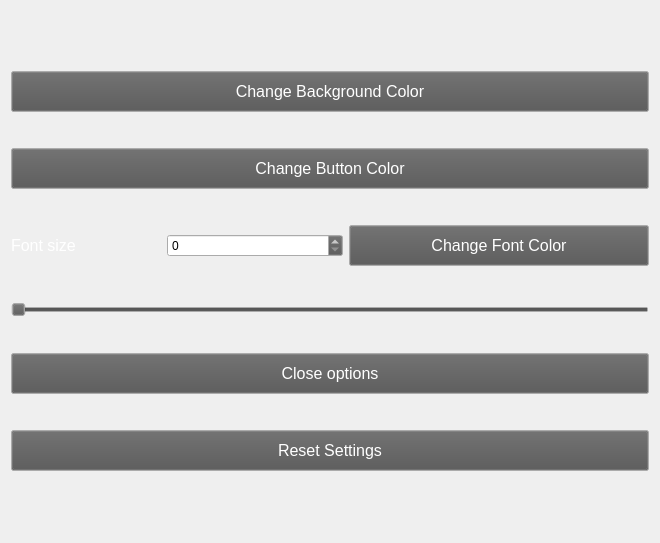
<?xml version="1.0" encoding="UTF-8"?>
<ui version="4.0">
 <class>OptionsWidget</class>
 <widget class="QWidget" name="OptionsWidget">
  <property name="geometry">
   <rect>
    <x>0</x>
    <y>0</y>
    <width>660</width>
    <height>543</height>
   </rect>
  </property>
  <property name="palette">
   <palette>
    <active>
     <colorrole role="WindowText">
      <brush brushstyle="SolidPattern">
       <color alpha="255">
        <red>0</red>
        <green>0</green>
        <blue>0</blue>
       </color>
      </brush>
     </colorrole>
     <colorrole role="Button">
      <brush brushstyle="SolidPattern">
       <color alpha="255">
        <red>84</red>
        <green>84</green>
        <blue>84</blue>
       </color>
      </brush>
     </colorrole>
     <colorrole role="Light">
      <brush brushstyle="SolidPattern">
       <color alpha="255">
        <red>185</red>
        <green>185</green>
        <blue>185</blue>
       </color>
      </brush>
     </colorrole>
     <colorrole role="Dark">
      <brush brushstyle="SolidPattern">
       <color alpha="255">
        <red>84</red>
        <green>84</green>
        <blue>84</blue>
       </color>
      </brush>
     </colorrole>
     <colorrole role="Text">
      <brush brushstyle="SolidPattern">
       <color alpha="255">
        <red>0</red>
        <green>0</green>
        <blue>0</blue>
       </color>
      </brush>
     </colorrole>
     <colorrole role="ButtonText">
      <brush brushstyle="SolidPattern">
       <color alpha="255">
        <red>255</red>
        <green>255</green>
        <blue>255</blue>
       </color>
      </brush>
     </colorrole>
    </active>
    <inactive>
     <colorrole role="WindowText">
      <brush brushstyle="SolidPattern">
       <color alpha="255">
        <red>0</red>
        <green>0</green>
        <blue>0</blue>
       </color>
      </brush>
     </colorrole>
     <colorrole role="Button">
      <brush brushstyle="SolidPattern">
       <color alpha="255">
        <red>84</red>
        <green>84</green>
        <blue>84</blue>
       </color>
      </brush>
     </colorrole>
     <colorrole role="Light">
      <brush brushstyle="SolidPattern">
       <color alpha="255">
        <red>185</red>
        <green>185</green>
        <blue>185</blue>
       </color>
      </brush>
     </colorrole>
     <colorrole role="Dark">
      <brush brushstyle="SolidPattern">
       <color alpha="255">
        <red>84</red>
        <green>84</green>
        <blue>84</blue>
       </color>
      </brush>
     </colorrole>
     <colorrole role="Text">
      <brush brushstyle="SolidPattern">
       <color alpha="255">
        <red>0</red>
        <green>0</green>
        <blue>0</blue>
       </color>
      </brush>
     </colorrole>
     <colorrole role="ButtonText">
      <brush brushstyle="SolidPattern">
       <color alpha="255">
        <red>255</red>
        <green>255</green>
        <blue>255</blue>
       </color>
      </brush>
     </colorrole>
    </inactive>
    <disabled>
     <colorrole role="WindowText">
      <brush brushstyle="SolidPattern">
       <color alpha="255">
        <red>84</red>
        <green>84</green>
        <blue>84</blue>
       </color>
      </brush>
     </colorrole>
     <colorrole role="Button">
      <brush brushstyle="SolidPattern">
       <color alpha="255">
        <red>84</red>
        <green>84</green>
        <blue>84</blue>
       </color>
      </brush>
     </colorrole>
     <colorrole role="Light">
      <brush brushstyle="SolidPattern">
       <color alpha="255">
        <red>185</red>
        <green>185</green>
        <blue>185</blue>
       </color>
      </brush>
     </colorrole>
     <colorrole role="Dark">
      <brush brushstyle="SolidPattern">
       <color alpha="255">
        <red>84</red>
        <green>84</green>
        <blue>84</blue>
       </color>
      </brush>
     </colorrole>
     <colorrole role="Text">
      <brush brushstyle="SolidPattern">
       <color alpha="255">
        <red>84</red>
        <green>84</green>
        <blue>84</blue>
       </color>
      </brush>
     </colorrole>
     <colorrole role="ButtonText">
      <brush brushstyle="SolidPattern">
       <color alpha="255">
        <red>84</red>
        <green>84</green>
        <blue>84</blue>
       </color>
      </brush>
     </colorrole>
    </disabled>
   </palette>
  </property>
  <property name="windowTitle">
   <string>Options</string>
  </property>
  <layout class="QVBoxLayout" name="verticalLayout">
   <item>
    <layout class="QVBoxLayout" name="verticalLayout_3">
     <item>
      <spacer name="verticalSpacer_6">
       <property name="orientation">
        <enum>Qt::Orientation::Vertical</enum>
       </property>
       <property name="sizeType">
        <enum>QSizePolicy::Policy::Fixed</enum>
       </property>
       <property name="sizeHint" stdset="0">
        <size>
         <width>20</width>
         <height>30</height>
        </size>
       </property>
      </spacer>
     </item>
     <item>
      <widget class="QPushButton" name="backgroundColorButton">
       <property name="minimumSize">
        <size>
         <width>0</width>
         <height>41</height>
        </size>
       </property>
       <property name="palette">
        <palette>
         <active>
          <colorrole role="WindowText">
           <brush brushstyle="SolidPattern">
            <color alpha="255">
             <red>0</red>
             <green>0</green>
             <blue>0</blue>
            </color>
           </brush>
          </colorrole>
          <colorrole role="Button">
           <brush brushstyle="SolidPattern">
            <color alpha="255">
             <red>84</red>
             <green>84</green>
             <blue>84</blue>
            </color>
           </brush>
          </colorrole>
          <colorrole role="Light">
           <brush brushstyle="SolidPattern">
            <color alpha="255">
             <red>185</red>
             <green>185</green>
             <blue>185</blue>
            </color>
           </brush>
          </colorrole>
          <colorrole role="Dark">
           <brush brushstyle="SolidPattern">
            <color alpha="255">
             <red>84</red>
             <green>84</green>
             <blue>84</blue>
            </color>
           </brush>
          </colorrole>
          <colorrole role="Text">
           <brush brushstyle="SolidPattern">
            <color alpha="255">
             <red>0</red>
             <green>0</green>
             <blue>0</blue>
            </color>
           </brush>
          </colorrole>
          <colorrole role="ButtonText">
           <brush brushstyle="SolidPattern">
            <color alpha="255">
             <red>255</red>
             <green>255</green>
             <blue>255</blue>
            </color>
           </brush>
          </colorrole>
         </active>
         <inactive>
          <colorrole role="WindowText">
           <brush brushstyle="SolidPattern">
            <color alpha="255">
             <red>0</red>
             <green>0</green>
             <blue>0</blue>
            </color>
           </brush>
          </colorrole>
          <colorrole role="Button">
           <brush brushstyle="SolidPattern">
            <color alpha="255">
             <red>84</red>
             <green>84</green>
             <blue>84</blue>
            </color>
           </brush>
          </colorrole>
          <colorrole role="Light">
           <brush brushstyle="SolidPattern">
            <color alpha="255">
             <red>185</red>
             <green>185</green>
             <blue>185</blue>
            </color>
           </brush>
          </colorrole>
          <colorrole role="Dark">
           <brush brushstyle="SolidPattern">
            <color alpha="255">
             <red>84</red>
             <green>84</green>
             <blue>84</blue>
            </color>
           </brush>
          </colorrole>
          <colorrole role="Text">
           <brush brushstyle="SolidPattern">
            <color alpha="255">
             <red>0</red>
             <green>0</green>
             <blue>0</blue>
            </color>
           </brush>
          </colorrole>
          <colorrole role="ButtonText">
           <brush brushstyle="SolidPattern">
            <color alpha="255">
             <red>255</red>
             <green>255</green>
             <blue>255</blue>
            </color>
           </brush>
          </colorrole>
         </inactive>
         <disabled>
          <colorrole role="WindowText">
           <brush brushstyle="SolidPattern">
            <color alpha="255">
             <red>84</red>
             <green>84</green>
             <blue>84</blue>
            </color>
           </brush>
          </colorrole>
          <colorrole role="Button">
           <brush brushstyle="SolidPattern">
            <color alpha="255">
             <red>84</red>
             <green>84</green>
             <blue>84</blue>
            </color>
           </brush>
          </colorrole>
          <colorrole role="Light">
           <brush brushstyle="SolidPattern">
            <color alpha="255">
             <red>185</red>
             <green>185</green>
             <blue>185</blue>
            </color>
           </brush>
          </colorrole>
          <colorrole role="Dark">
           <brush brushstyle="SolidPattern">
            <color alpha="255">
             <red>84</red>
             <green>84</green>
             <blue>84</blue>
            </color>
           </brush>
          </colorrole>
          <colorrole role="Text">
           <brush brushstyle="SolidPattern">
            <color alpha="255">
             <red>84</red>
             <green>84</green>
             <blue>84</blue>
            </color>
           </brush>
          </colorrole>
          <colorrole role="ButtonText">
           <brush brushstyle="SolidPattern">
            <color alpha="255">
             <red>84</red>
             <green>84</green>
             <blue>84</blue>
            </color>
           </brush>
          </colorrole>
         </disabled>
        </palette>
       </property>
       <property name="font">
        <font>
         <pointsize>12</pointsize>
        </font>
       </property>
       <property name="text">
        <string>Change Background Color</string>
       </property>
      </widget>
     </item>
     <item>
      <spacer name="verticalSpacer">
       <property name="orientation">
        <enum>Qt::Orientation::Vertical</enum>
       </property>
       <property name="sizeType">
        <enum>QSizePolicy::Policy::Fixed</enum>
       </property>
       <property name="sizeHint" stdset="0">
        <size>
         <width>20</width>
         <height>30</height>
        </size>
       </property>
      </spacer>
     </item>
     <item>
      <widget class="QPushButton" name="buttonColorButton">
       <property name="minimumSize">
        <size>
         <width>0</width>
         <height>41</height>
        </size>
       </property>
       <property name="font">
        <font>
         <pointsize>12</pointsize>
        </font>
       </property>
       <property name="text">
        <string>Change Button Color</string>
       </property>
      </widget>
     </item>
     <item>
      <spacer name="verticalSpacer_2">
       <property name="orientation">
        <enum>Qt::Orientation::Vertical</enum>
       </property>
       <property name="sizeType">
        <enum>QSizePolicy::Policy::Fixed</enum>
       </property>
       <property name="sizeHint" stdset="0">
        <size>
         <width>20</width>
         <height>30</height>
        </size>
       </property>
      </spacer>
     </item>
     <item>
      <layout class="QHBoxLayout" name="horizontalLayout">
       <item>
        <widget class="QLabel" name="label">
         <property name="sizePolicy">
          <sizepolicy hsizetype="Fixed" vsizetype="Fixed">
           <horstretch>0</horstretch>
           <verstretch>0</verstretch>
          </sizepolicy>
         </property>
         <property name="minimumSize">
          <size>
           <width>150</width>
           <height>41</height>
          </size>
         </property>
         <property name="palette">
          <palette>
           <active>
            <colorrole role="WindowText">
             <brush brushstyle="SolidPattern">
              <color alpha="255">
               <red>255</red>
               <green>255</green>
               <blue>255</blue>
              </color>
             </brush>
            </colorrole>
            <colorrole role="Text">
             <brush brushstyle="SolidPattern">
              <color alpha="255">
               <red>255</red>
               <green>255</green>
               <blue>255</blue>
              </color>
             </brush>
            </colorrole>
           </active>
           <inactive>
            <colorrole role="WindowText">
             <brush brushstyle="SolidPattern">
              <color alpha="255">
               <red>255</red>
               <green>255</green>
               <blue>255</blue>
              </color>
             </brush>
            </colorrole>
            <colorrole role="Text">
             <brush brushstyle="SolidPattern">
              <color alpha="255">
               <red>255</red>
               <green>255</green>
               <blue>255</blue>
              </color>
             </brush>
            </colorrole>
           </inactive>
           <disabled/>
          </palette>
         </property>
         <property name="font">
          <font>
           <pointsize>12</pointsize>
          </font>
         </property>
         <property name="text">
          <string>Font size</string>
         </property>
        </widget>
       </item>
       <item>
        <widget class="QSpinBox" name="spinBox">
         <property name="sizePolicy">
          <sizepolicy hsizetype="Expanding" vsizetype="Fixed">
           <horstretch>0</horstretch>
           <verstretch>0</verstretch>
          </sizepolicy>
         </property>
         <property name="minimumSize">
          <size>
           <width>80</width>
           <height>20</height>
          </size>
         </property>
         <property name="palette">
          <palette>
           <active>
            <colorrole role="WindowText">
             <brush brushstyle="SolidPattern">
              <color alpha="255">
               <red>255</red>
               <green>255</green>
               <blue>255</blue>
              </color>
             </brush>
            </colorrole>
           </active>
           <inactive>
            <colorrole role="WindowText">
             <brush brushstyle="SolidPattern">
              <color alpha="255">
               <red>255</red>
               <green>255</green>
               <blue>255</blue>
              </color>
             </brush>
            </colorrole>
           </inactive>
           <disabled/>
          </palette>
         </property>
        </widget>
       </item>
       <item>
        <widget class="QPushButton" name="buttonColorButton_2">
         <property name="sizePolicy">
          <sizepolicy hsizetype="Fixed" vsizetype="Fixed">
           <horstretch>0</horstretch>
           <verstretch>0</verstretch>
          </sizepolicy>
         </property>
         <property name="minimumSize">
          <size>
           <width>300</width>
           <height>41</height>
          </size>
         </property>
         <property name="font">
          <font>
           <pointsize>12</pointsize>
          </font>
         </property>
         <property name="text">
          <string>Change Font Color</string>
         </property>
        </widget>
       </item>
      </layout>
     </item>
     <item>
      <spacer name="verticalSpacer_3">
       <property name="orientation">
        <enum>Qt::Orientation::Vertical</enum>
       </property>
       <property name="sizeType">
        <enum>QSizePolicy::Policy::Fixed</enum>
       </property>
       <property name="sizeHint" stdset="0">
        <size>
         <width>20</width>
         <height>30</height>
        </size>
       </property>
      </spacer>
     </item>
     <item>
      <widget class="QSlider" name="fontSizeSlider">
       <property name="minimum">
        <number>8</number>
       </property>
       <property name="maximum">
        <number>48</number>
       </property>
       <property name="orientation">
        <enum>Qt::Orientation::Horizontal</enum>
       </property>
      </widget>
     </item>
     <item>
      <spacer name="verticalSpacer_4">
       <property name="orientation">
        <enum>Qt::Orientation::Vertical</enum>
       </property>
       <property name="sizeType">
        <enum>QSizePolicy::Policy::Fixed</enum>
       </property>
       <property name="sizeHint" stdset="0">
        <size>
         <width>20</width>
         <height>30</height>
        </size>
       </property>
      </spacer>
     </item>
     <item>
      <widget class="QPushButton" name="closeButton">
       <property name="minimumSize">
        <size>
         <width>0</width>
         <height>41</height>
        </size>
       </property>
       <property name="font">
        <font>
         <pointsize>12</pointsize>
        </font>
       </property>
       <property name="text">
        <string>Close options</string>
       </property>
      </widget>
     </item>
     <item>
      <spacer name="verticalSpacer_5">
       <property name="orientation">
        <enum>Qt::Orientation::Vertical</enum>
       </property>
       <property name="sizeType">
        <enum>QSizePolicy::Policy::Fixed</enum>
       </property>
       <property name="sizeHint" stdset="0">
        <size>
         <width>20</width>
         <height>30</height>
        </size>
       </property>
      </spacer>
     </item>
     <item>
      <widget class="QPushButton" name="resetButton">
       <property name="minimumSize">
        <size>
         <width>0</width>
         <height>41</height>
        </size>
       </property>
       <property name="font">
        <font>
         <pointsize>12</pointsize>
        </font>
       </property>
       <property name="text">
        <string>Reset Settings</string>
       </property>
      </widget>
     </item>
     <item>
      <spacer name="verticalSpacer_7">
       <property name="orientation">
        <enum>Qt::Orientation::Vertical</enum>
       </property>
       <property name="sizeType">
        <enum>QSizePolicy::Policy::Fixed</enum>
       </property>
       <property name="sizeHint" stdset="0">
        <size>
         <width>20</width>
         <height>30</height>
        </size>
       </property>
      </spacer>
     </item>
    </layout>
   </item>
  </layout>
 </widget>
 <resources/>
 <connections/>
</ui>
